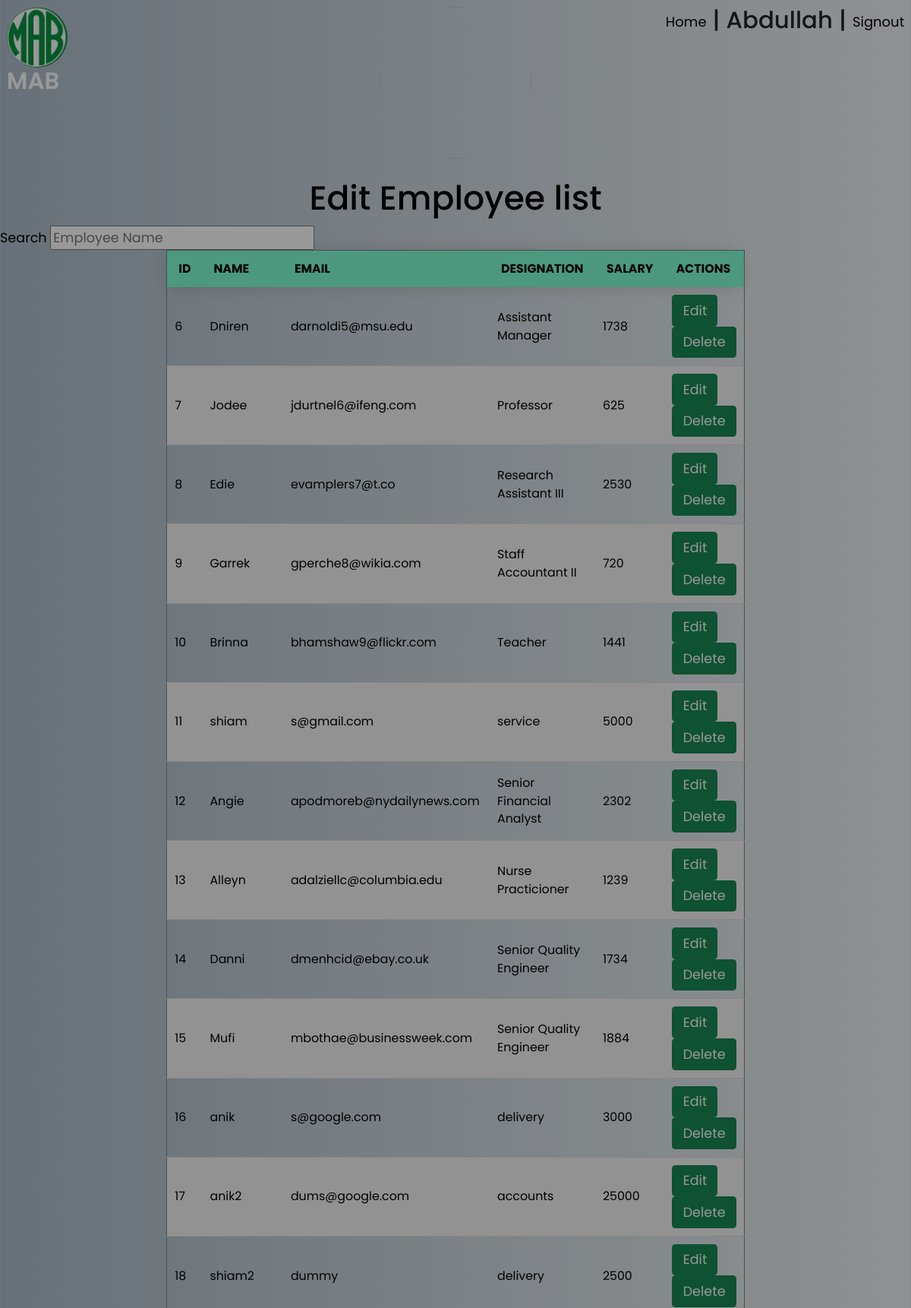
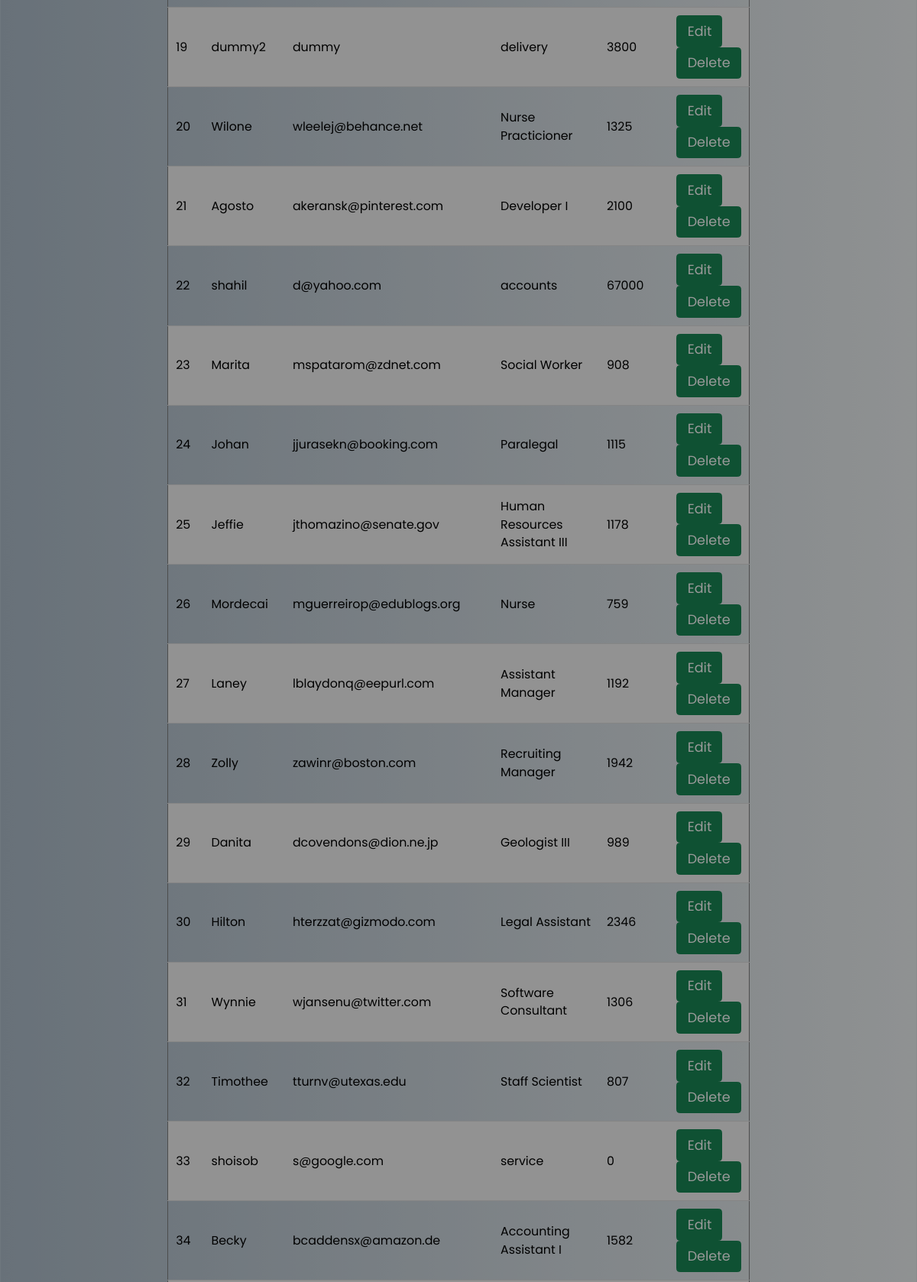
/view/editEmployeesAdmin.php (signed in, upper part), run on the app's committed database (2 pictures, top to bottom).
### tables this page shows
CREATE TABLE `employee` (
  `id` int(11) NOT NULL,
  `username` varchar(500) NOT NULL,
  `password` varchar(500) NOT NULL,
  `designation` varchar(100) NOT NULL,
  `email` varchar(500) NOT NULL,
  `salary` int(11) NOT NULL
);

### model/admin/adminModel.php (called while the page is built, shortened)
<?php
  function getUserbyId($id)
  {
      $conn = getConnection();
      $sql = "SELECT * FROM `admin` WHERE `username`='{$id}'";
      $result = mysqli_query($conn, $sql);
      $row = mysqli_fetch_assoc($result);
      return $row;
  }
  ?>

### view/editEmployeesAdmin.php (the view, shortened to what this page needs)
<?php
include('sessionheader.php');
$conn = getConnection();
?>
<center>
    <h1>Edit Employee list</h1>
</center>
<div id="searchbar">
    <label>Search</label>
    <input type="text" id="editEmployee" placeholder="Employee Name" onkeyup="ajax()">
</div>
<table class="data-table" border="1" align="center" cellpadding="10" width=50%>
    <thead>
        <tr>
            <td>ID</td>
            <td>NAME</td>
            <td>EMAIL</td>
            <td>DESIGNATION</td>
            <td>SALARY</td>
            <td>ACTIONS</td>
        </tr>
    </thead>
    <tbody id="editEmployeeResult">
        <?php $sql = "select * from employee ORDER BY id";
        $result = mysqli_query($conn, $sql);
        while ($row = mysqli_fetch_assoc($result)) {
            echo     "<tr>
                        <td>{$row['id']}</td>
                        <td>{$row['username']}</td>
                        <td>{$row['email']}</td>
                        <td>{$row['designation']}</td>
                        <td>{$row['salary']}</td>
                        <td>
                        <a class=\"btn btn-success\" href=\"editEmployeeAdmin.php?id={$row['id']}\" role=\"button\">Edit</a>
                        <a class=\"btn btn-success\" href=\"../controller/deleteEmployeeAdmin.php?id={$row['id']}\" role=\"button\">Delete</a>
                        </td>
                    </tr>";
        }
        ?>
    </tbody>
</table>
<?php
include('footer.php');
?>

### view/sessionheader.php (shortened to what this page needs)
<?php
require_once('../model/admin/adminModel.php');
    ?>
<?php
	$user=getUserbyId($_SESSION['current_user']['username']);
?>
<!DOCTYPE html>
<html>
<head>
<link href="https://cdn.jsdelivr.net/npm/bootstrap@5.0.0-beta3/dist/css/bootstrap.min.css" rel="stylesheet">
<link rel="stylesheet" href="cssadmin/styles.css"/>
	<div class="header">
	<table class="table table-borderless success" width="100%" >
				<tr>
					<td align="left" width="30%">
					<div class="logo-images">
						<img src="../model/media/logo.jpg" height="60px">
					</div>
					<div class="logo_container">
						<h3>
							M<span>AB</span>
						</h3>
					</div>
					<td align="center" colspan="2">
				<div class="profile-images">
						<img src="<?php    echo $user['imgsrc'];?> ">
				</div>
			</td>
				<td align="Right" width="30%">
										  <h3>
										<a href="../view/homeAdmin.php" >Home</a> |
										<?php echo $user['username'] ?>  |
											  <a href="../controller/logout.php" >Signout</a>
										  </h3>
					  </td>
				</tr>
	</table>
</head>
<body>

### view/cssadmin/styles.css (style rules this page uses)
html { font-size: 1.1rem; font-family: Opensans, sans-serif; position: relative; min-height: 100%; }
body { font-family: Poppins; background: -webkit-linear-gradient(to left, #eef2f3, #8e9eab); background: linear-gradient(to left, #eef2f3, #adbcc9); color:black; margin-bottom: 60px; }
.header { width: 100%; height: 80px; }
.logo_container { height: 100%; display: table; float: left; }
.logo_container h3 { color:white; height: 100%; vertical-align: middle; font-size: 20; font-weight: 600; }
a { vertical-align: middle; text-align: center; text-decoration: none; font-weight: 400; font-size: large; color: black; }
.data-table { border-collapse:collapse; font-size: 0.9em; min-width: 400px; }
.data-table thead tr { background-color: aquamarine; font-weight: bold; min-width: 400px; border-radius: 15px 50px 30px 5px; overflow: hidden; box-shadow: 0 0 20px rgba(0 ,0, 0, 0.15); }
.data-table thead td { padding: 12px 15px; }
.data-table tbody tr { border-bottom: 1px solid #ddd; }
.data-table tbody tr:nth-of-type(even) { background-color:#f3f3f3; }
.profile-images { width: 200px; height: 200px; border-radius: 50%; overflow: hidden; }
.profile-images img { width: 100%; height: 100%; object-fit: cover; }
.logo-images { width: 80px; height: 80px; border-radius: 50%; overflow: hidden; margin-top: 0,auto; }
.logo-images img { width: 100%; height: 100%; object-fit: cover; }

### data on the page
employee: id "6", username "Dniren", email "darnoldi5@msu.edu", designation "Assistant Manager", salary "1738"
employee: id "7", username "Jodee", email "jdurtnel6@ifeng.com", designation "Professor", salary "625"
employee: id "8", username "Edie", email "evamplers7@t.co", designation "Research Assistant III", salary "2530"
employee: id "9", username "Garrek", email "gperche8@wikia.com", designation "Staff Accountant II", salary "720"
employee: id "10", username "Brinna", email "bhamshaw9@flickr.com", designation "Teacher", salary "1441"
employee: id "11", username "shiam", email "s@gmail.com", designation "service", salary "5000"
employee: id "12", username "Angie", email "apodmoreb@nydailynews.com", designation "Senior Financial Analyst", salary "2302"
employee: id "13", username "Alleyn", email "adalziellc@columbia.edu", designation "Nurse Practicioner", salary "1239"
employee: id "14", username "Danni", email "dmenhcid@ebay.co.uk", designation "Senior Quality Engineer", salary "1734"
employee: id "15", username "Mufi", email "mbothae@businessweek.com", designation "Senior Quality Engineer", salary "1884"
employee: id "16", username "anik", email "s@google.com", designation "delivery", salary "3000"
employee: id "17", username "anik2", email "dums@google.com", designation "accounts", salary "25000"
employee: id "18", username "shiam2", email "dummy", designation "delivery", salary "2500"
employee: id "19", username "dummy2", email "dummy", designation "delivery", salary "3800"
employee: id "20", username "Wilone", email "wleelej@behance.net", designation "Nurse Practicioner", salary "1325"
employee: id "21", username "Agosto", email "akeransk@pinterest.com", designation "Developer I", salary "2100"
employee: id "22", username "shahil", email "d@yahoo.com", designation "accounts", salary "67000"
employee: id "23", username "Marita", email "mspatarom@zdnet.com", designation "Social Worker", salary "908"
employee: id "24", username "Johan", email "jjurasekn@booking.com", designation "Paralegal", salary "1115"
employee: id "25", username "Jeffie", email "jthomazino@senate.gov", designation "Human Resources Assistant III", salary "1178"
employee: id "26", username "Mordecai", email "mguerreirop@edublogs.org", designation "Nurse", salary "759"
employee: id "27", username "Laney", email "lblaydonq@eepurl.com", designation "Assistant Manager", salary "1192"
employee: id "28", username "Zolly", email "zawinr@boston.com", designation "Recruiting Manager", salary "1942"
employee: id "29", username "Danita", email "dcovendons@dion.ne.jp", designation "Geologist III", salary "989"
employee: id "30", username "Hilton", email "hterzzat@gizmodo.com", designation "Legal Assistant", salary "2346"
employee: id "31", username "Wynnie", email "wjansenu@twitter.com", designation "Software Consultant", salary "1306"
employee: id "32", username "Timothee", email "tturnv@utexas.edu", designation "Staff Scientist", salary "807"
employee: id "33", username "shoisob", email "s@google.com", designation "service", salary "0"
employee: id "34", username "Becky", email "bcaddensx@amazon.de", designation "Accounting Assistant I", salary "1582"

### other printed values
$user['username'] "Abdullah"
